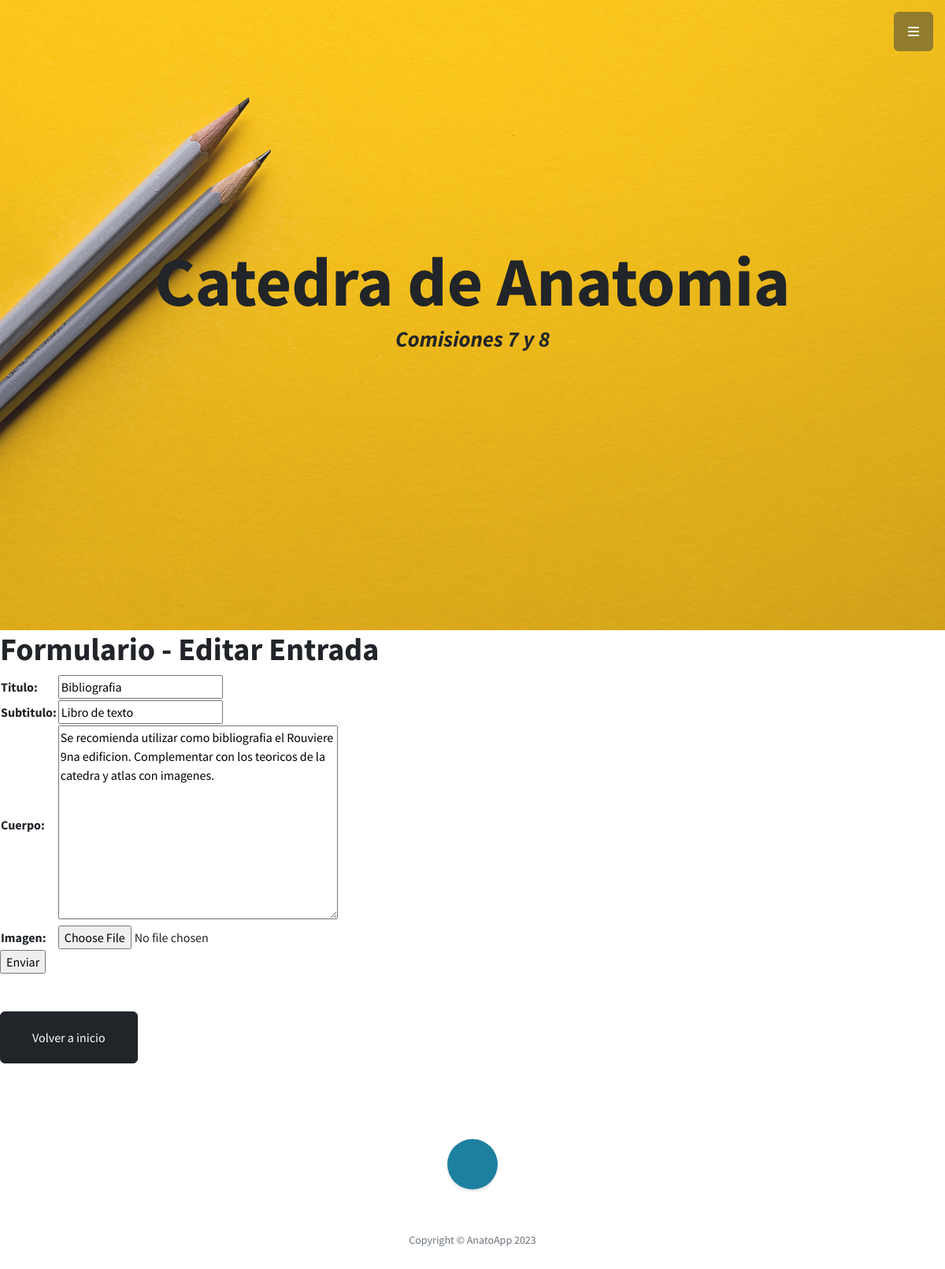
Page /AnatoApp/editarEntrada/Bibliografia/ (signed in) on the committed database.
### AnatoApp/models.py (models this page shows, shortened)
class Entrada(models.Model):
    titulo = models.CharField(max_length=100)
    subtitulo = models.CharField(max_length=100)
    cuerpo = models.TextField()
    fecha = models.DateField(auto_now_add=True)
    imagen = models.ImageField(upload_to='media', null=True, blank = True)
    autor = models.ForeignKey(User, on_delete=models.CASCADE)

### AnatoApp/views.py (the view)
# urls.py: path('editarEntrada/<entrada_titulo>/', views.editarEntrada, name="EditarEntrada"),
@staff_member_required
def editarEntrada(request, entrada_titulo):
    entrada = Entrada.objects.get(titulo=entrada_titulo)
    if request.method == "POST":
        miFormulario = EntradaForm(request.POST, request.FILES)
        print(miFormulario)
        if miFormulario.is_valid:
            informacion = miFormulario.cleaned_data
            entrada.titulo=informacion['titulo']
            entrada.subtitulo=informacion['subtitulo']
            entrada.cuerpo=informacion['cuerpo']
            entrada.imagen=informacion['imagen']
            entrada.autor = request.user
            entrada.save()
            return redirect('http://127.0.0.1:8000/AnatoApp/verEntradasAdmin')
    else:
        miFormulario = EntradaForm(initial={'titulo': entrada.titulo, 'subtitulo': entrada.subtitulo,
                                                   'cuerpo': entrada.cuerpo, 'imagen': entrada.imagen})
    return render(request, "AnatoApp/editarEntrada.html", {"miFormulario": miFormulario, "entrada_titulo": entrada_titulo})

### AnatoApp/forms.py
class EntradaForm(forms.ModelForm):
    class Meta:
        model = Entrada
        fields = ['titulo', 'subtitulo', 'cuerpo', 'imagen']
        widgets = {'imagen': forms.FileInput()}

### AnatoApp/views.py (called while the page is built)
def staff_member_required(view_func):
    return login_required(user_passes_test(lambda u: u.is_active and u.is_staff)(view_func))

### AnatoApp/templates/AnatoApp/editarEntrada.html (shortened to what this page needs)
{% extends "AnatoApp/pagina2.html" %}
{% load static %}
{% block Alumnos %}
<h1>Formulario - Editar Entrada</h1>
    <form enctype="multipart/form-data" action = "" method = 'POST'> {% csrf_token %}
        <table>
            {{ miFormulario.as_table }}
        </table>
        <input type="submit", value="Enviar">
    </form>
    <br>
    <br>
    <p>
        <a class="btn btn-dark btn-xl" href="http://127.0.0.1:8000/AnatoApp/">Volver a inicio</a>
    </p>
{% endblock %}

### rows in the picture
Entrada: titulo "Bibliografia", subtitulo "Libro de texto", cuerpo "Se recomienda utilizar como bibliografia el Rouviere 9na edificion. Complementar con los teoricos de la catedra y atlas con imagenes."
